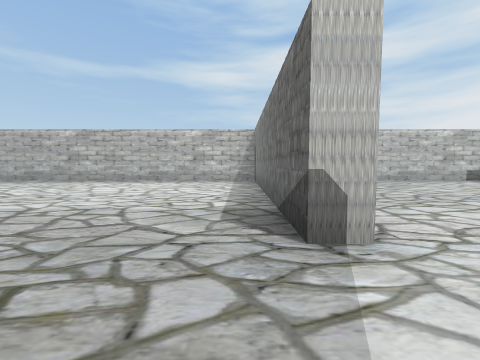
view 1 (above)

24 first-person views from a walk through a 3-D level made in the Unity game engine. The camera is 1.2 m above the floor, tilts 4° down and sees 90° across. The floor is counted in squares, 2 m on a side. Each view is taken from the middle of a square. On the plan, view 1 faces up. The plan holds only what a view shows up to about 9 squares ahead; the rest is blank. The player is left out. Some surface patterns are stand-ins.

view 2
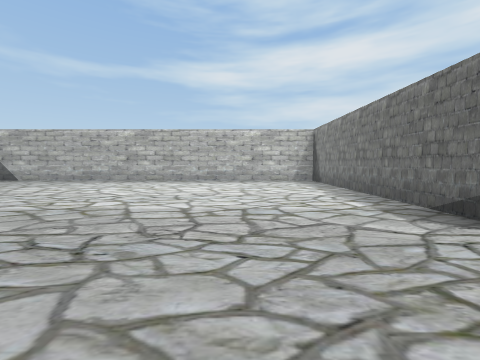

view 3
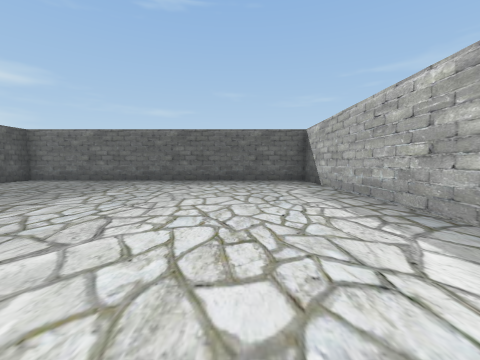

view 4
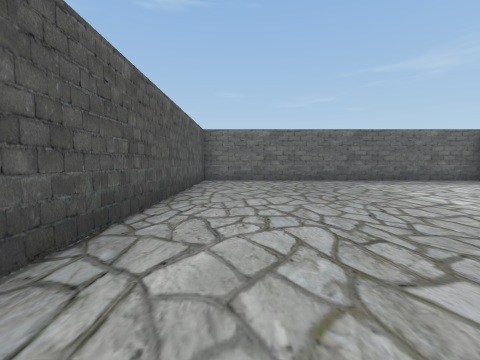

view 5
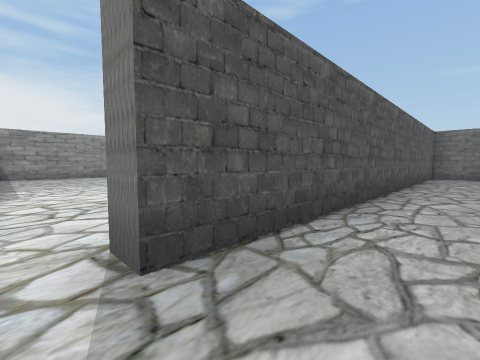

view 6
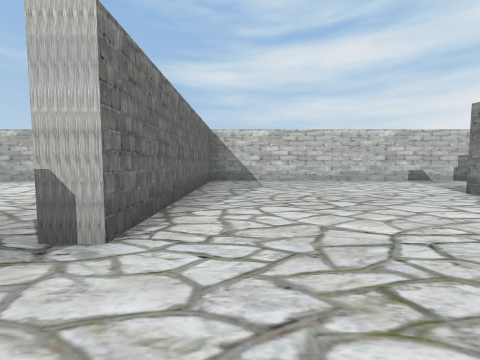

view 7
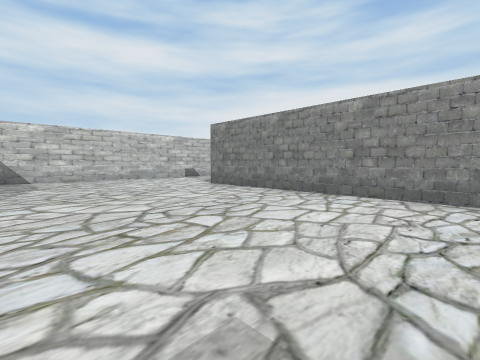

view 8
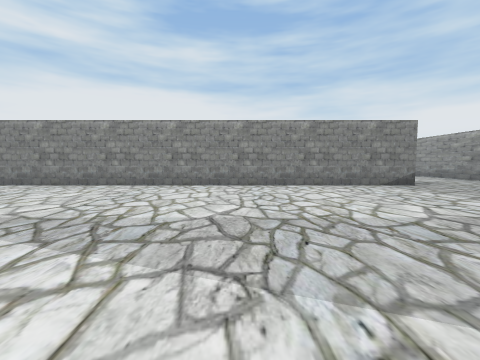

view 9
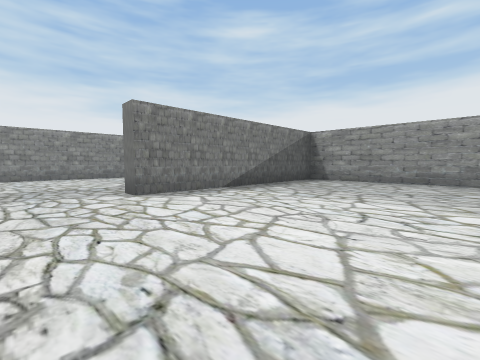

view 10
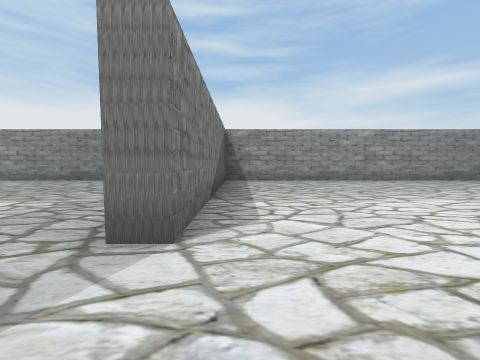

view 11
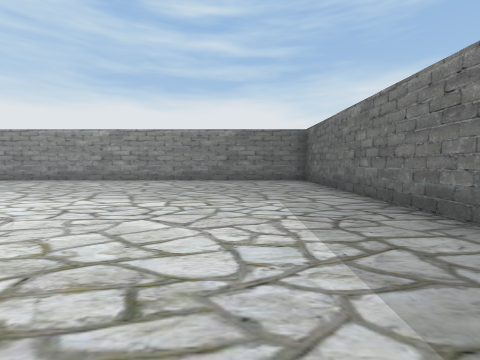

view 12
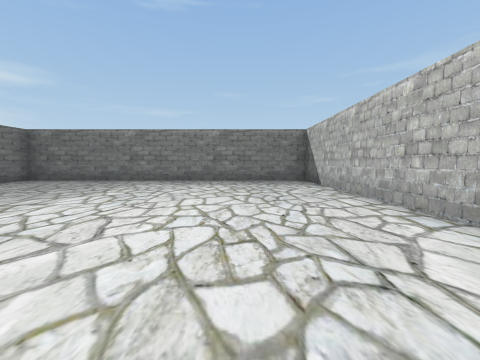

view 13
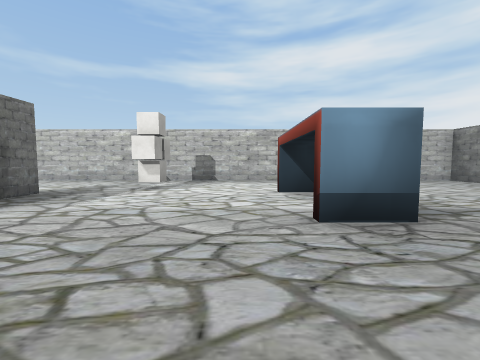

view 14
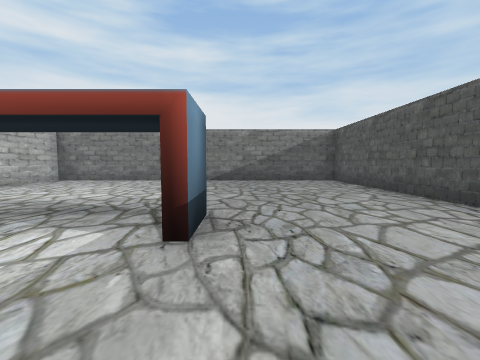

view 15
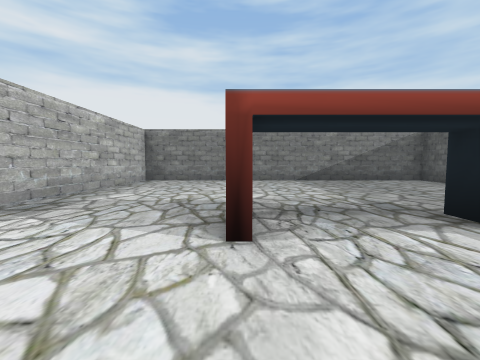

view 16
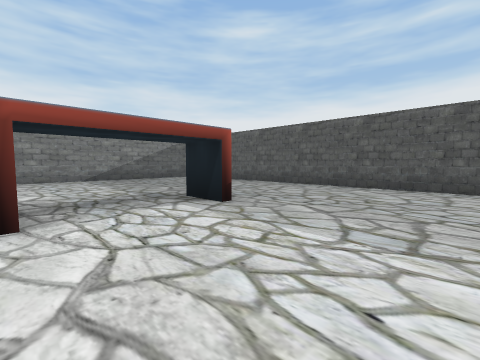

view 17
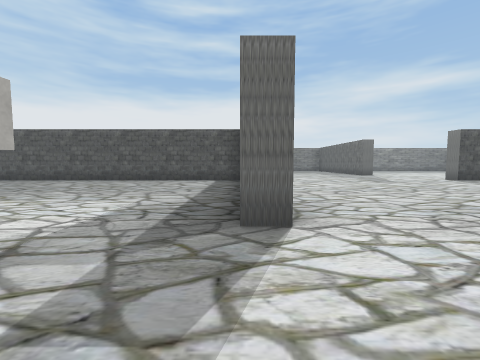

view 18
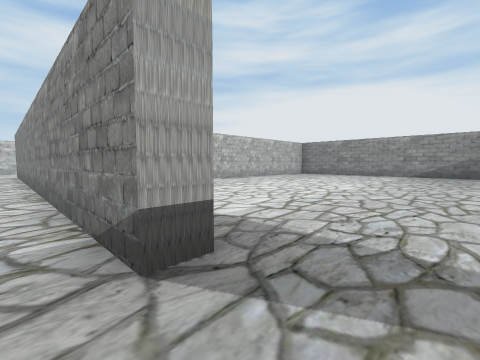

view 19
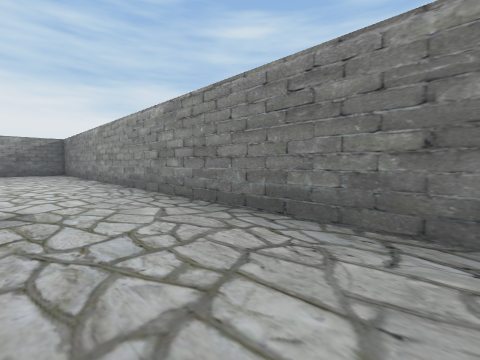

view 20
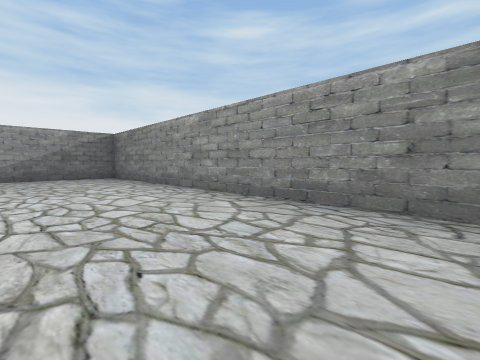

view 21
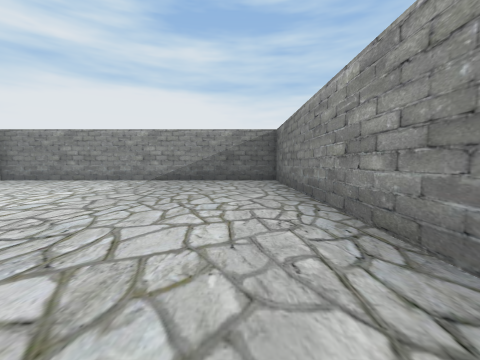

view 22
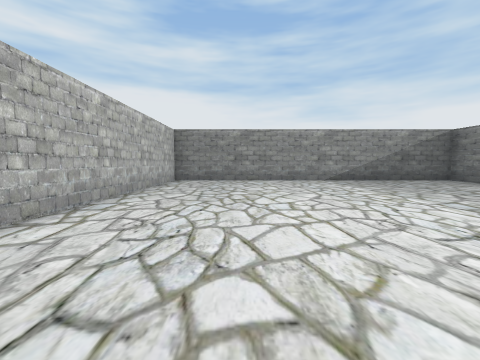

view 23
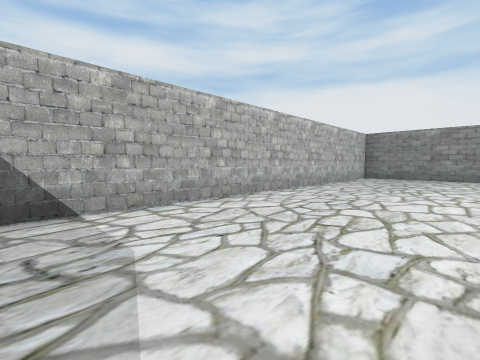

view 24
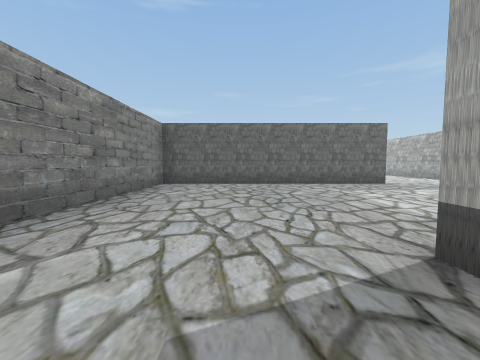

### Floor plan
Points are (right, up) in squares from view 1. A wall is a line through its corners. A room is listed if a view was taken in it or the views show most of it. See-through windows are left out.
Room 1 (views 1, 2, 3, 4, 5)
walls: (0.5, 1.7) (0.5, 8.2) (-11.3, 8.2) (-11.3, -1.2) (-0.5, -1.2) (-0.5, -1.8)
ways out: opening at (0, 0) to room 2
Room 2 (views 6, 7, 13, 14, 15, 16, 17, 18, 19, 20, 21, 22, 23, 24)
walls: (7, -1.2) (18.2, -1.2) (18.2, 8.2) (1, 8.2) (1, 1.7) (0.5, 1.7); (7.1, -7.8) (6.5, -7.8) (6.5, 4.8) (7, 4.8) (7, 3.9); (0.5, -4.8) (1, -4.8) (1, -11.3) (18.2, -11.3) (18.2, -1.8) (7.9, -1.8)
ways out: opening at (0, 0) to room 1; opening at (-0.3, -3) to room 3
objects: other object (9, 6); other object (12, 3); other object (12, 5)
Room 3 (views 8, 9, 10, 11, 12)
walls: (-5.1, -1.8) (-11.3, -1.8) (-11.3, -11.3) (0.5, -11.3) (0.5, -4.8)
ways out: opening at (-0.3, -3) to room 2

Positions as (right, up) in squares from view 1, and headings:
1: (0, 0), facing up
2: (-2, 0), facing up
3: (-3, 6), facing left
4: (-3, 0), facing left
5: (0, 0), facing down-left
6: (2, 0), facing up
7: (2, -1), facing up-right
8: (0, -3), facing right
9: (-4, -3), facing down-right
10: (0, -3), facing down
11: (-9, -3), facing down
12: (-3, -4), facing left
13: (11, 0), facing up
14: (10, 2), facing right
15: (10, 5), facing right
16: (9, 5), facing down-right
17: (7, 7), facing down
18: (6, -9), facing up-right
19: (4, -9), facing down-right
20: (8, -8), facing down-right
21: (10, -10), facing right
22: (10, -4), facing right
23: (8, -5), facing up-right
24: (8, -9), facing left
